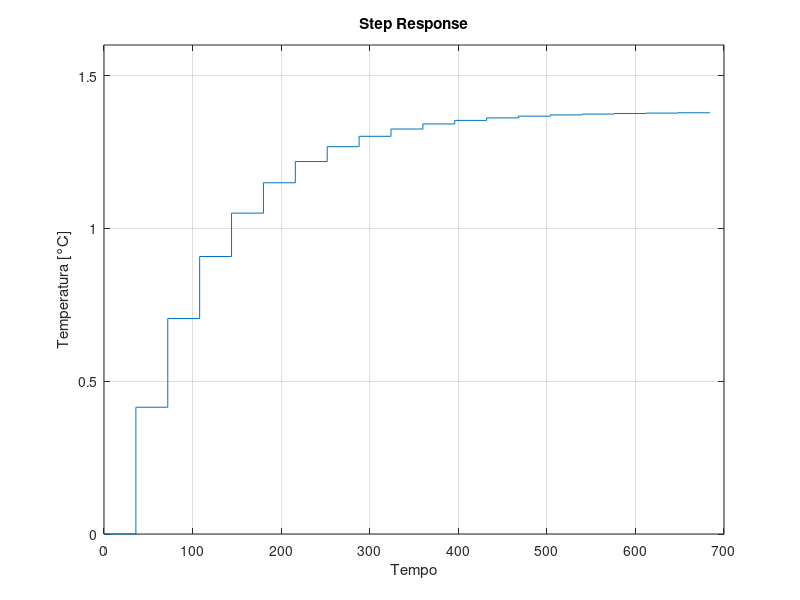

Write the MATLAB code that produced this figure.
clear; close all; T=0.6*60;

H = tf(1.037,[1 -0.741], T);
Gc = tf(1, 1, T);

gma = series(H, Gc);
gmf = feedback(gma, 0.04);

t = 0: T:100;
[y_t, t] = step(gmf*0.4, t);
step(gmf*0.4)
ylim([0 1.6])
grid on;
xlabel('Tempo');
ylabel('Temperatura [°C]');
valor_final = y_t(end);
disp(valor_final)
